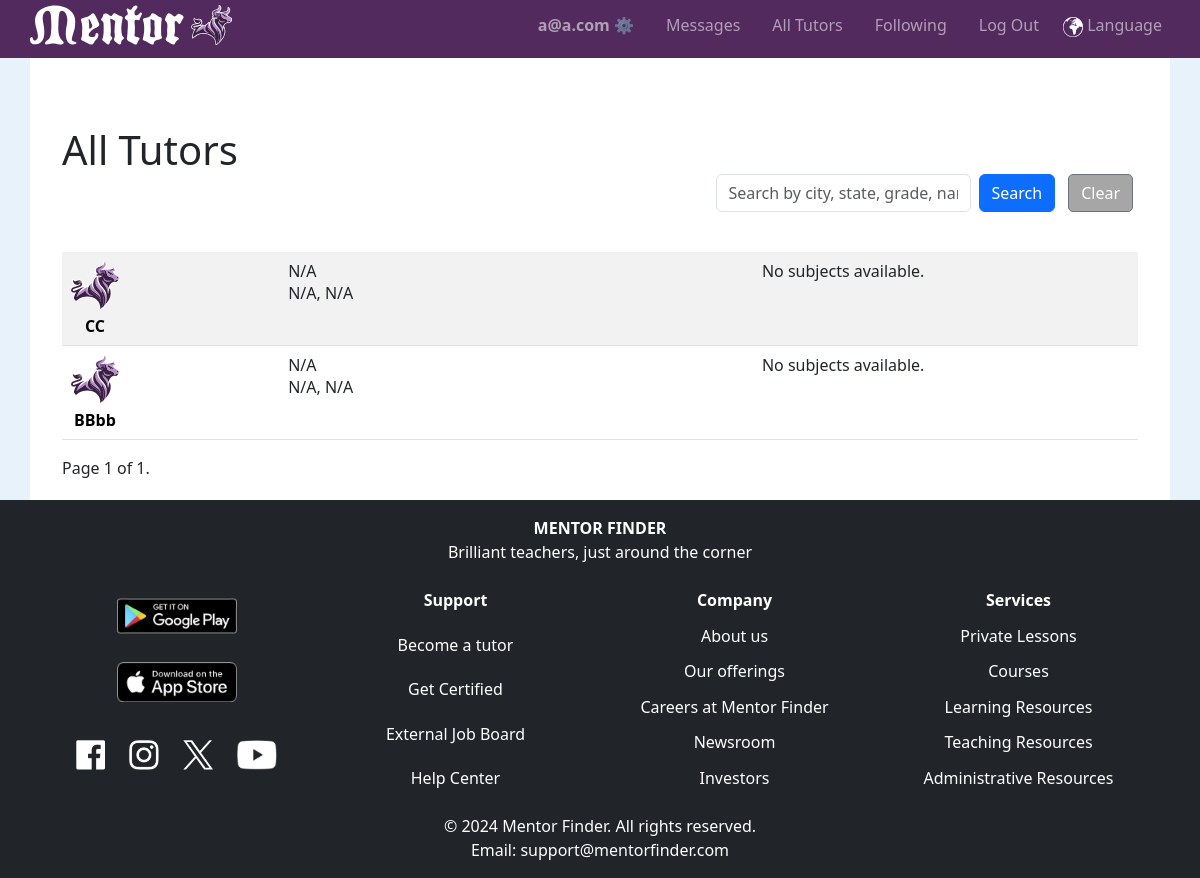
Screenshot of / (signed in) with the database file from the repository.
### tutorhub/models.py (models this page shows, shortened)
class User(AbstractUser):
    nickname = models.CharField(max_length=50, blank=True, null=True)
    role = models.CharField(max_length=10, choices=UserRoles.choices, default=UserRoles.STUDENT)
    phone_number = PhoneNumberField(blank=True, null=True)
    birthdate = models.DateField(blank=True, null=True)
    bio = models.TextField(blank=True, null=True)
    profile_image = models.ImageField(upload_to="profile_images/", blank=True, null=True)
    show_address = models.BooleanField(default=False)
    show_phone_number = models.BooleanField(default=False)
    preferred_language = models.CharField(max_length=10, blank=True, null=True, default='en')
    time_zone = TimeZoneField(default='UTC', blank=True)
    address = models.OneToOneField(Address, on_delete=models.SET_NULL, blank=True, null=True)
    follows = models.ManyToManyField(
        "self",
        through="FollowRelation",
        through_fields=('follower', 'followee'),
        symmetrical=False,
        related_name="followed_by"
    )
    is_tutor = models.BooleanField(default=False)
    availability = models.JSONField(default=dict, blank=True, null=True)
    subject_levels = models.ManyToManyField('SubjectLevel', blank=True, related_name="users")
    def get_display_name(self):
        return self.nickname or self.first_name

### tutorhub/views.py (the view, shortened to what this page needs)
# urls.py: path("", views.index, name="index"),
def index(request):
    query = request.GET.get('q', '').strip()
    view_type = request.GET.get('view', 'all')
    tutors = User.objects.filter(is_tutor=True).order_by('nickname', 'first_name', 'username')
    page_obj = paginate_queryset(tutors, request.GET.get('page'))
    if view_type == "search":
        page_title = "Search Results"
    elif view_type == "following":
        page_title = "Following"
    else:
        page_title = "All Tutors"
    return render(request, 'tutorhub/index.html', {
        'page_obj': page_obj,
        'page_title': page_title,
        'view_type': view_type,
    })

### tutorhub/views.py (called while the page is built)
def paginate_queryset(queryset, page_number, per_page=10):
    paginator = Paginator(queryset, per_page)
    return paginator.get_page(page_number)

### tutorhub/templates/tutorhub/index.html (shortened to what this page needs)
{% extends "tutorhub/layout.html" %}
{% load static %}
{% block body %}
<div class="container mt-5">
    <h1 id="page-title" class="mb-0">{{ page_title }}</h1>
    <div id="search-container" class="mb-4 d-flex justify-content-end align-items-center">
        <form id="search-form" action="{% if user.is_authenticated %}{% url 'index' %}{% else %}{% url 'login' %}{% endif %}" method="get" class="d-flex align-items-center">
            <input type="text" name="q" id="search-input" class="form-control me-2" placeholder="Search by city, state, grade, name" value="{{ request.GET.q|default:'' }}">
            <button type="submit" class="btn btn-primary me-2" {% if not user.is_authenticated %} data-alert="true" {% endif %}>Search</button>            <a href="{% url 'index' %}" class="btn btn-secondary">Clear</a>
        </form>
    </div>
    <table class="table table-striped">
        <tbody>
            {% for tutor in page_obj %}
            <tr class="clickable-row" data-href="{% if user.is_authenticated %}{% url 'profile' tutor.id %}{% else %}{% url 'login' %}{% endif %}"">
                <td>
                    <div class="tutor-row">
                        <div class="profile-info">
                            {% if tutor.profile_image %}
                                <img id="profile-img-thumb" src="{{ tutor.profile_image.url }}" alt="{{ tutor.get_display_name  }}">
                            {% else %}
                                <img id="profile-img-thumb" src="{% static 'tutorhub/images/mentor-logo-bull.svg' %}" alt="Default Logo">
                            {% endif %}
                            <a href="{% url 'profile' tutor.id %}" class="profile-name">{{ tutor.get_display_name  }}</a>
                        </div>
                    </div>
                </td>
                {% if user.is_authenticated %}
                <td>
                    <div class="address-container">
                        <div>{{ tutor.street_address|default:"N/A" }}</div>
                        <div>{{ tutor.city|default:"N/A" }}, {{ tutor.state|default:"N/A" }} {{ tutor.zip_code|default:"" }}</div>
                    </div>
                </td>
                {% endif %}
                <td>
                    <div class="subject-grade-container">
                        {% for subject_grade in tutor.tutor_subject_grades.all %}
                            <div id="subject-grade">
                                <strong>{{ subject_grade.subject }}</strong>
                                <div>{{ subject_grade.grade_levels|join:", " }}</div>
                            </div>
                        {% empty %}
                            <div>No subjects available.</div>
                        {% endfor %}
                    </div>
                </td>
            </tr>
            {% endfor %}
        </tbody>
    </table>
    <div class="pagination">
        <span class="step-links">
            <span class="current">
                Page {{ page_obj.number }} of {{ page_obj.paginator.num_pages }}.
            </span>
        </span>
    </div>
</div>
{% endblock %}

### tutorhub/templates/tutorhub/layout.html (shortened to what this page needs)
{% load static %}
<!DOCTYPE html>
<html lang="en">
    <head>
        <link href="https://cdn.jsdelivr.net/npm/bootstrap@5.3.0/dist/css/bootstrap.min.css" rel="stylesheet">
        <link rel="stylesheet" href="{% static 'tutorhub/styles.css' %}">
    </head>
    <body>
    <nav class="navbar navbar-expand-lg navbar-dark sticky-top">
        <a class="navbar-brand" href="{% url 'index' %}">
            <div>
                <img class="navbar-logo" src="{% static '/tutorhub/images/mentor-logo-web.svg' %}" alt="Mentor Logo" class="logo">
            </div>
        </a>
        <div class="collapse navbar-collapse" id="navbarNav">
            <ul class="navbar-nav ms-auto flex-row">
                {% if user.is_authenticated %}
                <li class="nav-item px-2"><a class="nav-link" id="menu-username" href="{% url 'my_profile' %}"><strong>{{ user.username }} ⚙️</strong></a></li>
                <li class="nav-item px-2"><a class="nav-link" id="menu-messages" href="{% url 'messages' %}">Messages</a></li>
                {% endif %}
                <li class="nav-item px-2"><a class="nav-link" id="menu-all-tutors" href="{% url 'index' %}">All Tutors</a></li>
                {% if user.is_authenticated %}
                <li class="nav-item px-2"><a class="nav-link" id="menu-following" href="{% url 'index' %}?view=following">Following</a></li>
                <li class="nav-item px-2"><a class="nav-link" href="{% url 'logout' %}">Log Out</a></li>
                {% else %}
                <li class="nav-item px-2"><a class="nav-link" href="{% url 'login' %}">Log In</a></li>
                <li class="nav-item px-2"><a class="nav-link" href="{% url 'register' %}">Register</a></li>
                {% endif %}
                <li class="nav-item"><a class="nav-link" href="#" data-bs-toggle="modal" data-bs-target="#languageModal"><img src="{% static 'tutorhub/images/language_icon.png' %}" alt="Language" height="20"> Language</a></li>
            </ul>
        </div>
    </nav>
    <div id="main-content">
        {% block body %}
        {% endblock %}
    </div>
    </body>
    <footer class="footer bg-dark text-white mt-auto py-3">
        <div class="container footer-title">
            <div class="text-center mb-4">
                <div style="font-weight: bold;">MENTOR FINDER</div>
                <div>Brilliant teachers, just around the corner</div>
            </div>
            <div class="row">
                <div class="col-md-3 text-center">
                    <ul class="list-unstyled footer-links">
                        <li style="margin: 10px 0;"><a href="https://play.google.com/store/apps/details?id=your.app.id" target="_blank"><img src="{% static 'tutorhub/images/social_media_links/google_play.png' %}" alt="Get it on Google Play" width="120"></a></li>
                        <li style="margin: 10px 0;"><a href="https://play.google.com/store/apps/details?id=your.app.id" target="_blank"><img src="{% static 'tutorhub/images/social_media_links/app_store.png' %}" alt="Download on the App Store" width="120"></a></li>
                        <li style="margin: 10px 0;">
                            <img style="margin: 10px;" src="{% static 'tutorhub/images/social_media_links/facebook.png' %}" alt="Facebook" height="30">
                            <img style="margin: 10px;" src="{% static 'tutorhub/images/social_media_links/instagram.png' %}" alt="Instagram" height="30">
                            <img style="margin: 10px;" src="{% static 'tutorhub/images/social_media_links/x.png' %}" alt="X" height="30">
                            <img style="margin: 10px;" src="{% static 'tutorhub/images/social_media_links/youtube.png' %}" alt="youtube" height="30">
                        </li>
                    </ul>
                </div>
                <div class="col-md-3 text-center">
                    <div>
                        <ul class="list-unstyled footer-links">
                            <li>Support</li>
                            <li>Become a tutor</li>
                            <li>Get Certified</li>
                            <li>External Job Board</li>
                            <li>Help Center</li>
                        </ul>
                    </div>
                </div>
                <div class="col-md-3 text-center">
                    <div>
                        <ul class="list-unstyled footer-links">
                            <li>Company</li>
                            <li>About us</li>
                            <li>Our offerings</li>
                            <li>Careers at Mentor Finder</li>
                            <li>Newsroom</li>
                            <li>Investors</li>
                        </ul>
                    </div>
                </div>
                <div class="col-md-3 text-center">
                    <div>
                        <ul class="list-unstyled footer-links">
                            <li>Services</li>
                            <li>Private Lessons</li>
                            <li>Courses</li>
                            <li>Learning Resources</li>
                            <li>Teaching Resources</li>
                            <li>Administrative Resources</li>
                        </ul>
                    </div>
                </div>
            </div>
            <div class="text-center mt-4">
                <div>© {% now "Y" %} Mentor Finder. All rights reserved.</div>
                <div>Email: support@mentorfinder.com</div>
            </div>
        </div>
    </footer>
</html>

### tutorhub/static/tutorhub/styles.css (style rules this page uses)
body { background-color: rgb(231, 242, 251); }
html, body { height: 100%; margin: 0; display: flex; flex-direction: column; }
.form-control { width: 100%; max-width: none; }
.row { margin-left: 0; margin-right: 0; }
.col-md-6, .col-md-3 { padding-left: 0; padding-right: 0; }
.row > div:not(:last-child) { padding-right: 10px; }
.tutor-row { display: flex; align-items: center; gap: 25px; }
.profile-info { display: flex; flex-direction: column; align-items: center; text-align: center; }
#profile-img-thumb { width: 50px; height: 50px; object-fit: scale-down; border-radius: 50%; margin-bottom: 5px; }
.profile-name { font-weight: bold; text-decoration: none; color: black; }
.address-container { display: flex; flex-direction: column; justify-content: center; text-align: left; }
.subject-grade-container { display: flex; flex-wrap: wrap; justify-content: center; gap: 15px; }
#main-content { background-color: white; margin: 0 30px; width: auto; display: flex; flex-direction: column; flex: 1; padding: 20px; }
.navbar { background-color: #522A5E; padding: 0 30px 8px 30px; }
.navbar-brand { font-size: xx-large }
.navbar-logo { height: 40px; width: auto; max-height: 50px; }
ul { list-style: none; }
.btn-secondary { margin: 0px 5px; border-radius: 5px; background-color: rgb(166, 166, 166); }
#search-input { width: 255px; display: flex; max-width: 500px; margin: 0 10px; }
.clickable-row { cursor: pointer; }
.footer { background-color: #222326; margin-top: auto; }
.footer-title { font-size: medium; }
.footer-links { height: 100%; display: flex; flex-direction: column; justify-content: space-between; }
.footer-links li:first-child { font-weight: bold; }

### rows the page displays
User: username "a@a.com"
User: get_display_name "CC", street_address "N/A", city "N/A", state "N/A"
User: get_display_name "BBbb", street_address "N/A", city "N/A", state "N/A"

### other values shown
{{ page_title }} "All Tutors"
{{ page_obj.number }} "1"
{{ page_obj.paginator.num_pages }} "1"
